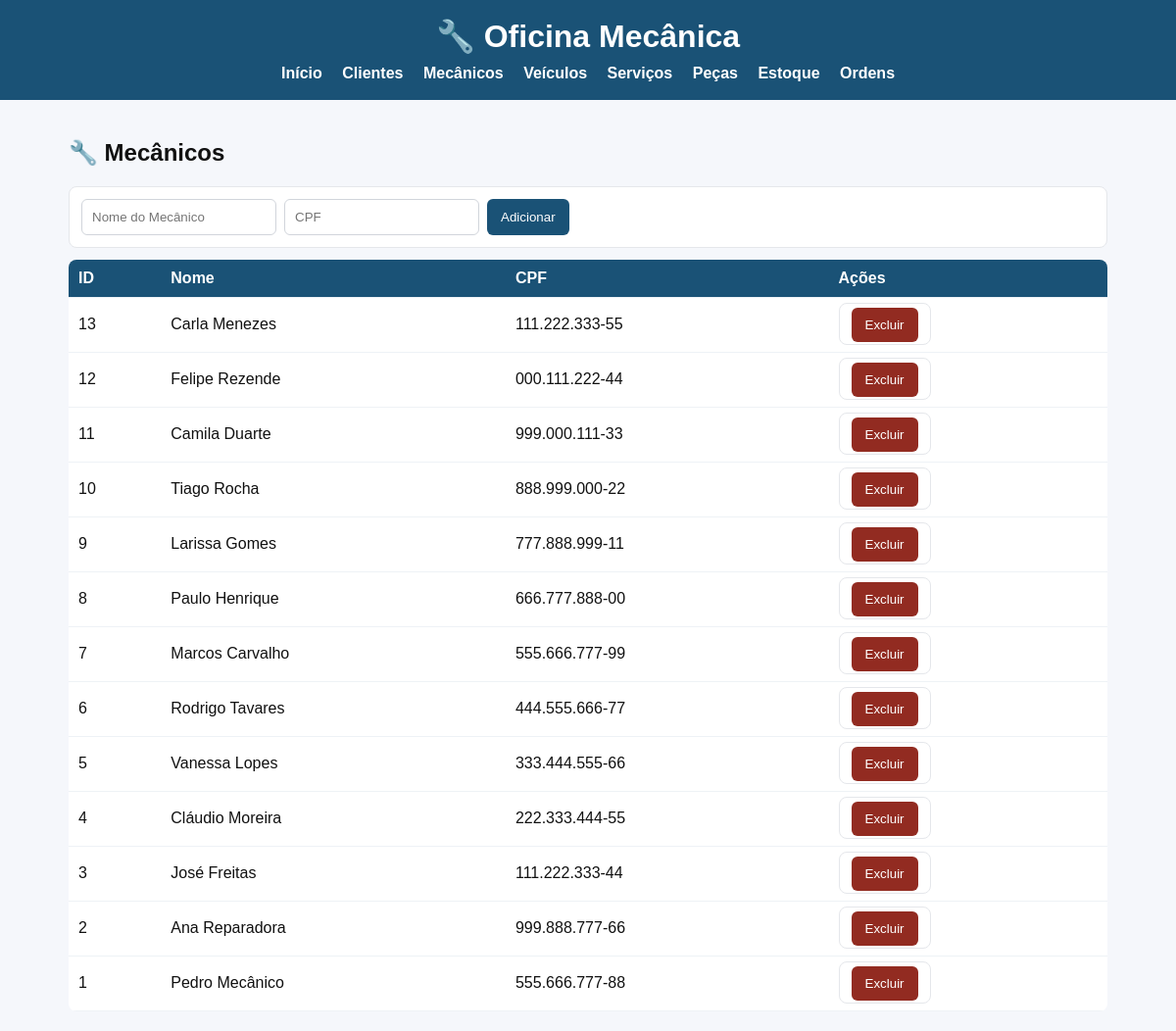
The app's page /mecanicos.php with its own data.
### tables this page shows
CREATE TABLE mecanicos (
    id_mecanico INT AUTO_INCREMENT PRIMARY KEY,
    cpf_mecanico VARCHAR(14) NOT NULL,
    nome_mecanico VARCHAR(100) NOT NULL
);

### public/mecanicos.php (the view, shortened to what this page needs)
<?php
require_once __DIR__ . '/../db/conexao.php';
$result = $conn->query("SELECT * FROM mecanicos ORDER BY id_mecanico DESC");
?>
<?php include __DIR__ . '/../includes/header.php'; ?>
<h2>🔧 Mecânicos</h2>
<form method="POST">
  <input type="text" name="nome" placeholder="Nome do Mecânico" required>
  <input type="text" name="cpf" placeholder="CPF" required>
  <button type="submit">Adicionar</button>
</form>
<table>
<tr><th>ID</th><th>Nome</th><th>CPF</th><th>Ações</th></tr>
<?php while($row = $result->fetch_assoc()): ?>
<tr>
  <td><?= $row['id_mecanico'] ?></td>
  <td><?= htmlspecialchars($row['nome_mecanico']) ?></td>
  <td><?= htmlspecialchars($row['cpf_mecanico']) ?></td>
  <td>
    <form method="POST" style="display:inline" onsubmit="return confirm('Excluir mecânico?');">
      <button class="del">Excluir</button>
    </form>
  </td>
</tr>
<?php endwhile; ?>
</table>
<?php include __DIR__ . '/../includes/footer.php'; ?>

### public/estilo.css (style rules this page uses)
* { box-sizing:border-box }
body { font-family:Arial,Helvetica,sans-serif;background:#f5f7fb;margin:0;color:#111 }
form { background:#fff;border:1px solid #e5e7eb;border-radius:8px;padding:12px;margin:12px 0;display:flex;flex-wrap:wrap;gap:8px }
input[type=text],input[type=number],select { padding:10px;border:1px solid #d1d5db;border-radius:6px }
button { background:#1a5276;color:#fff;border:none;padding:10px 14px;border-radius:6px;cursor:pointer }
button.del { background:#922b21 }
table { width:100%;border-collapse:collapse;background:#fff;border-radius:8px;overflow:hidden;margin-top:10px }
th,td { padding:10px;border-bottom:1px solid #eef2f6;text-align:left }
th { background:#1a5276;color:#fff }

### records on screen
mecanicos: id_mecanico "13", nome_mecanico "Carla Menezes", cpf_mecanico "111.222.333-55"
mecanicos: id_mecanico "12", nome_mecanico "Felipe Rezende", cpf_mecanico "000.111.222-44"
mecanicos: id_mecanico "11", nome_mecanico "Camila Duarte", cpf_mecanico "999.000.111-33"
mecanicos: id_mecanico "10", nome_mecanico "Tiago Rocha", cpf_mecanico "888.999.000-22"
mecanicos: id_mecanico "9", nome_mecanico "Larissa Gomes", cpf_mecanico "777.888.999-11"
mecanicos: id_mecanico "8", nome_mecanico "Paulo Henrique", cpf_mecanico "666.777.888-00"
mecanicos: id_mecanico "7", nome_mecanico "Marcos Carvalho", cpf_mecanico "555.666.777-99"
mecanicos: id_mecanico "6", nome_mecanico "Rodrigo Tavares", cpf_mecanico "444.555.666-77"
mecanicos: id_mecanico "5", nome_mecanico "Vanessa Lopes", cpf_mecanico "333.444.555-66"
mecanicos: id_mecanico "4", nome_mecanico "Cláudio Moreira", cpf_mecanico "222.333.444-55"
mecanicos: id_mecanico "3", nome_mecanico "José Freitas", cpf_mecanico "111.222.333-44"
mecanicos: id_mecanico "2", nome_mecanico "Ana Reparadora", cpf_mecanico "999.888.777-66"
mecanicos: id_mecanico "1", nome_mecanico "Pedro Mecânico", cpf_mecanico "555.666.777-88"
